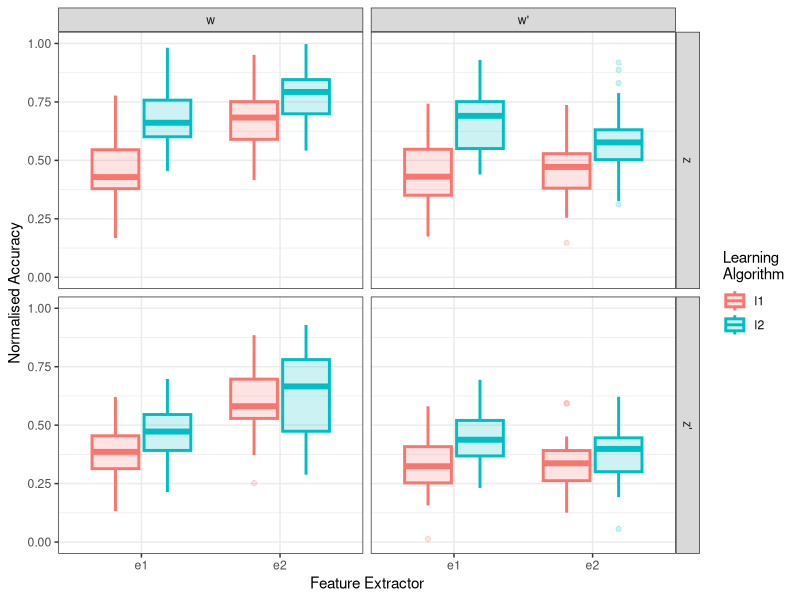

Source code (R):
## ---- chunk 1
if (!require(tidyverse)) {
  install.packages('tidyverse')
  library(tidyverse)
}
if (!require(lme4))
  install.packages('lme4')
if (!require(lmerTest))
  install.packages('lmerTest')
## ---- chunk 2
set.seed(1986)
## ---- chunk 3
get_mean <- function(x, l, k, z, w,
                     x_num=2, l_num=2, k_num=2) {
  x <- x / (x_num - 1)
  l <- l / (l_num - 1)
  k <- k / (k_num - 1)
  the_mean <- ((x+1)*0.3 + ((l+1)*0.15)+0.1 + (l*(1-x))*0.1 -
    (z)*0.1 - (z*l)*0.1 - (w*x)*0.3 - (z*w)*0.05)*(1 - k*0.01)
  max(0.25, min(0.90, the_mean))
}

## ---- chunk 4
x_num <- 2
l_num <- 2
k_num <- 40
z_num <- 2
w_num <- 2
N <- 1

measurements <-
  as_tibble(
    expand.grid(
      X=0:(x_num-1),
      L=0:(l_num-1),
      K=0:(k_num-1),
      Z=0:(z_num-1),
      W=0:(w_num-1)
    )
  ) %>%
  rowwise() %>%
  mutate(
    feat_ext=paste0('e', X+1),
    learn_alg=paste0('l', L+1),
    conf_1=ifelse(Z==1, "z'", "z"),
    conf_2=ifelse(W==1, "w'", "w"),
    samp=as.character(K+1),
    mean_acc = get_mean(X, L, K, Z, W),
    acc=truncnorm::rtruncnorm(
      n(),
      a=0,
      b=1,
      mean=mean_acc,
      sd=0.1)
  )

## ---- chunk 5
measurements %>%
    ggplot() +
    geom_boxplot(aes(x=feat_ext, y=acc, color=learn_alg, fill=learn_alg),
               alpha=0.2, size=1) +
    facet_grid(rows=vars(conf_1), cols=vars(conf_2)) +
    coord_cartesian(ylim=c(0,1)) +
    labs(x='Feature Extractor', y='Normalised Accuracy') +
    scale_color_discrete(name='Learning\nAlgorithm') +
    scale_fill_discrete(name='Learning\nAlgorithm') +
    theme_bw()
## ---- chunk 6
model <- acc ~ learn_alg*feat_ext + learn_alg*conf_1 + learn_alg*conf_2 + 
    feat_ext*conf_1 + feat_ext*conf_2 + conf_1*conf_2 +
  learn_alg*feat_ext*conf_1 + learn_alg*feat_ext*conf_2 + (1 | samp)

## ---- chunk 7
linear_fit <- lmerTest::lmer(
  model,
  data=measurements)
## ---- chunk 8
summary(linear_fit)
## ---- chunk 9
logistic_fit <- lme4::glmer(
  model,
  family="binomial",
  data=measurements,
  control=lme4::glmerControl(optimizer="bobyqa",
                            optCtrl=list(maxfun=1e6)))
## ---- chunk 10
summary(logistic_fit)
